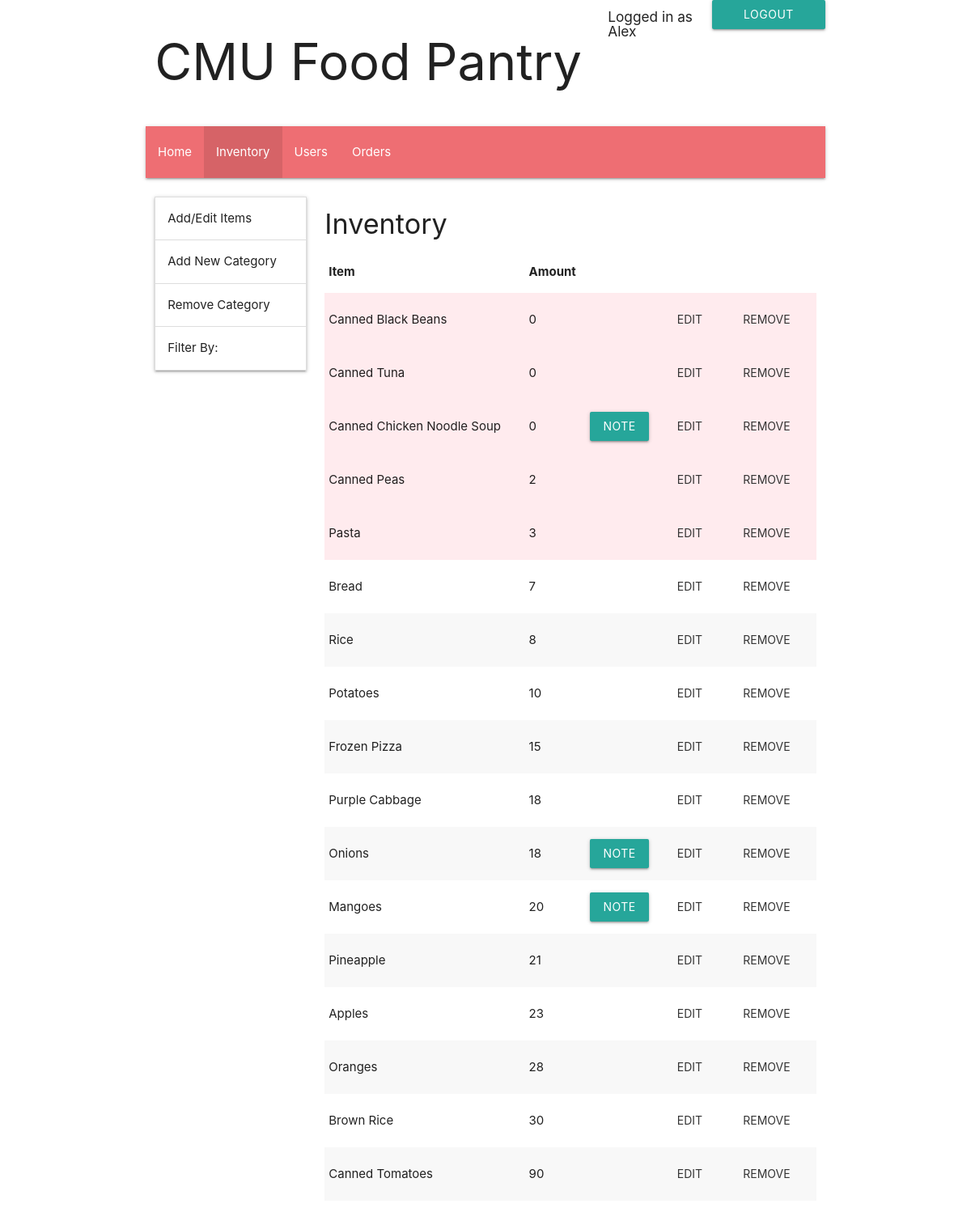
The page /inventory (signed in) on the database its author committed.
### flaskTest.py (models this page shows, shortened)
class Items(database.Model):
    id = database.Column("id", database.Integer, primary_key = True)
    name = database.Column(database.String(100))
    amount = database.Column(database.Integer)
    note = database.Column(database.Text)
    categories = database.relationship("Categories", secondary=itemCategories, backref=database.backref("items", lazy="dynamic"))

### flaskTest.py (the view, shortened to what this page needs)
@app.route("/inventory", methods = ["POST", "GET"])
def inventory():
    return goto_page_inventory(catList = Categories.query.all(), values = Items.query.order_by(Items.amount).all(), editItemID = "None")

### flaskTest.py (called while the page is built)
def get_session_display():
    if "name" in session:
        return (True, session["name"])
    else:
        return (False, "")

def goto_page_inventory(catList, values, editItemID):
    sd = get_session_display()
    return render_template("staff_inventory.html", catList=catList, values=values, editItemID=editItemID, auth=sd[0], user=sd[1])

### templates/staff_inventory.html (shortened to what this page needs)
{% extends "base.html" %}
{% block nav_content %}
<li><a href="/">Home</a></li>
<li class = "active"><a href="{{url_for('inventory')}}">Inventory</a></li>
<li><a href="{{url_for('users')}}">Users</a></li>
<li><a href="orders">Orders</a></li>
{% endblock %}
{% block content %}
    <div class="row section">
        <div class="col s3">
            <ul class="collapsible">
                <li>
                    <div class="collapsible-header">Add/Edit Items</div>
                </li>
                <li>
                    <div class="collapsible-header">Add New Category</div>
                </li>
                <li>
                    <div class="collapsible-header">Remove Category</div>
                </li>
                <li>
                    <div class="collapsible-header">Filter By:</div>
                </li>
            </ul><br>
        </div>
        <div class = "col s9">
            <h4>Inventory</h4>
            <table class = "striped">
                <thead>
                    <tr>
                        <th>Item</th>
                        <th>Amount</th>
                    </tr>
                </thead>
                <tbody>
                    {% for item in values %}
                        {% if item.id == editItemID %}
                            <div id="scrollTo">
                                <tr>
                                    <form action="#" method="post">
                                        <td>
                                            <input type="text" name="newName" placeholder={{item.name}} required>
                                        </td>
                                        <td>
                                            <input type="number" name="newAmount" placeholder={{item.amount}} min="0" required>
                                        </td>
                                        <td>
                                            <button type="submit" class="waves-effect waves-light btn-small" formmethod="post" formaction="#" name="editedItemID" value={{item.id}}>Save</button>
                                        </td>
                                    </form>
                                </tr>
                            </div>
                        {% else %}
                            {% if item.amount <= 5 %}
                                <tr class="red lighten-5">
                                    <td>{{item.name}}</td>
                                    <td>{{item.amount}}</td>
                                    <td>
                                        {% if item.note != "" %}
                                            <a class="waves-effect waves-light btn modal-trigger" href="#{{item.id}}">Note</a>
                                        {% endif %}
                                    </td>
                                    <td>
                                        <form action="#" method="post">
                                            <button type="submit" class="waves-effect waves-teal btn-flat" formmethod="post" formaction="#" name="editItemID" value={{item.id}}>Edit</button>
                                        </form>
                                    </td>
                                    <td>
                                        <form action="#" method="post">
                                            <button type="submit" class="waves-effect waves-teal btn-flat" formmethod="post" formaction="#" name="removeItemID" value={{item.id}}>Remove</button>
                                        </form>
                                    </td>
                                </tr>
                            {% else %}
                                <tr>
                                    <td>{{item.name}}</td>
                                    <td>{{item.amount}}</td>
                                    <td>
                                        {% if item.note != "" %}
                                            <a class="waves-effect waves-light btn modal-trigger" href="#{{item.id}}">Note</a>
                                        {% endif %}
                                    </td>
                                    <td>
                                        <form action="#" method="post">
                                            <button type="submit" class="waves-effect waves-teal btn-flat" formmethod="post" formaction="#" name="editItemID" value={{item.id}}>Edit</button>
                                        </form>
                                    </td>
                                    <td>
                                        <form action="#" method="post">
                                            <button type="submit" class="waves-effect waves-teal btn-flat" formmethod="post" formaction="#" name="removeItemID" value={{item.id}}>Remove</button>
                                        </form>
                                    </td>
                                </tr>
                            {% endif %}
                        {% endif %}
                    {% endfor %}
                </tbody>
            </table>
        </div>
    </div>
{% endblock %}

### rows shown on the page
Items: name "Canned Black Beans", amount "0", {{ item.id }} 12 (drawn)
Items: name "Canned Tuna", amount "0", {{ item.id }} 21 (drawn)
Items: name "Canned Chicken Noodle Soup", amount "0", {{ item.id }} 24 (drawn)
Items: name "Canned Peas", amount "2", {{ item.id }} 20 (drawn)
Items: name "Pasta", amount "3", {{ item.id }} 10 (drawn)
Items: name "Bread", amount "7", {{ item.id }} 16 (drawn)
Items: name "Rice", amount "8", {{ item.id }} 4 (drawn)
Items: name "Potatoes", amount "10", {{ item.id }} 14 (drawn)
Items: name "Frozen Pizza", amount "15", {{ item.id }} 11 (drawn)
Items: name "Purple Cabbage", amount "18", {{ item.id }} 15 (drawn)
Items: name "Onions", amount "18", {{ item.id }} 19 (drawn)
Items: name "Mangoes", amount "20", {{ item.id }} 8 (drawn)
Items: name "Pineapple", amount "21", {{ item.id }} 13 (drawn)
Items: name "Apples", amount "23", {{ item.id }} 17 (drawn)
Items: name "Oranges", amount "28", {{ item.id }} 23 (drawn)
Items: name "Brown Rice", amount "30", {{ item.id }} 22 (drawn)
Items: name "Canned Tomatoes", amount "90", {{ item.id }} 18 (drawn)

### other values the page prints
{{ user }} "Alex"
